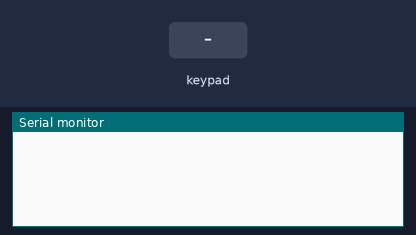
This sketch was run on a simulated Arduino Uno, built with avr-gcc and run on an emulated ATmega328P. Parts: the last lines printed to the serial monitor. Inputs (shaded band) come from the test bench.

Above: at 2.2 s.
2.3 s: key 'M' pressed
At 3.1 s:
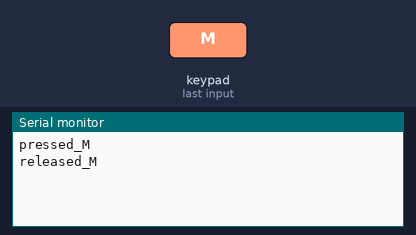
4.0 s: keypad keys 4 0 1 2 3 pressed 0.4 s apart
At 7.1 s:
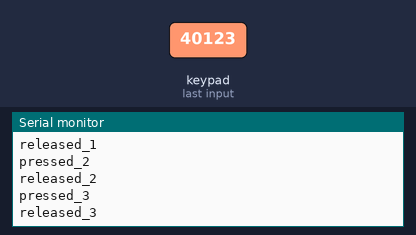
7.5 s: key 'C' pressed
At 8.4 s:
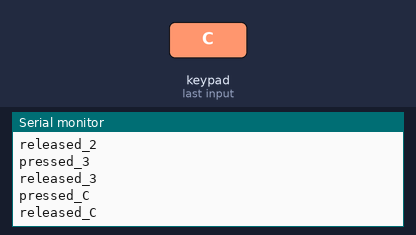
9.2 s: keypad keys 4 0 1 2 3 # pressed 0.4 s apart
At 12.3 s:
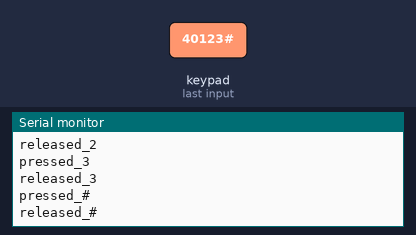
13.1 s: key 'B' pressed
At 14.4 s:
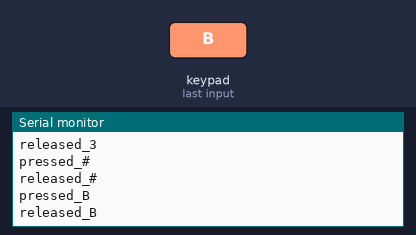
14.7 s: keypad keys 4 0 1 2 3 * pressed 0.4 s apart
At 17.9 s:
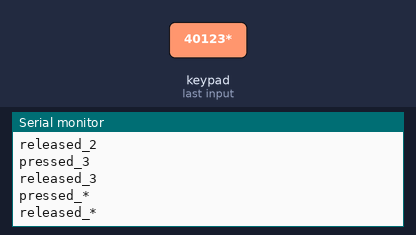
Timing chart, 0 to 19.4 s (numbered marks = the images above; inputs shaded):
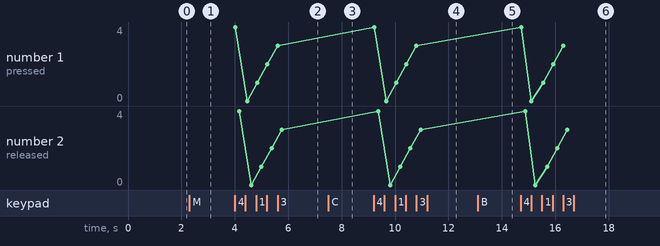

The sketch:

onlykeypad.ino
```cpp
#include <Keypad.h>


// -- Keypad related begin

char previousPressedKey;
boolean hasReleasedKey = false;

const byte ROWS = 5; //five rows
const byte COLS = 4; //three columns
char keys[ROWS][COLS] = {
   {'M','C','B'},
   {'1','2','3'},
   {'4','5','6'},
   {'7','8','9'},
   {'#','0','*'}
};
byte rowPins[ROWS] = {4, 0, 1, 2, 3}; //connect to the row pinouts of the keypad
byte colPins[COLS] = {5, 6, 7, 8}; //connect to the column pinouts of the keypad

Keypad keypad = Keypad( makeKeymap(keys), rowPins, colPins, ROWS, COLS );
// -- Keypad related ends

void setup(){
  Serial.begin(9600);
  delay(1000);
}

void loop(){
  delay(75);
  keypadLoop();
}

void keypadLoop() {
    // Keypad related
  char key = keypad.getKey();
  KeyState state = keypad.getState();
  if (state == PRESSED && key != NO_KEY) {
    previousPressedKey = key;
    hasReleasedKey = false;
    Serial.print("pressed_");
    Serial.println(key);
  }
  else if (state == RELEASED && !hasReleasedKey) {
    // Multiple RELEASED events occur when there had not been HOLD
    Serial.print("released_");
    Serial.println(previousPressedKey);
    hasReleasedKey = true;
  }
  else if (state == HOLD) {
    Serial.print("hold_");
    Serial.println(previousPressedKey);
  }
}
```

Measured:
- after the input at 2.3 s, the serial monitor: prints a new line after 0.06 s (image 1)
- after the input at 4.0 s, the serial monitor: prints a new line at once (image 2)
- after the input at 7.5 s, the serial monitor: prints a new line after 0.06 s (image 3)
- after the input at 9.2 s, the serial monitor: prints a new line at once (image 4)
- after the input at 13.1 s, the serial monitor: prints a new line at once (image 5)
- after the input at 14.7 s, the serial monitor: prints a new line at once (image 6)
